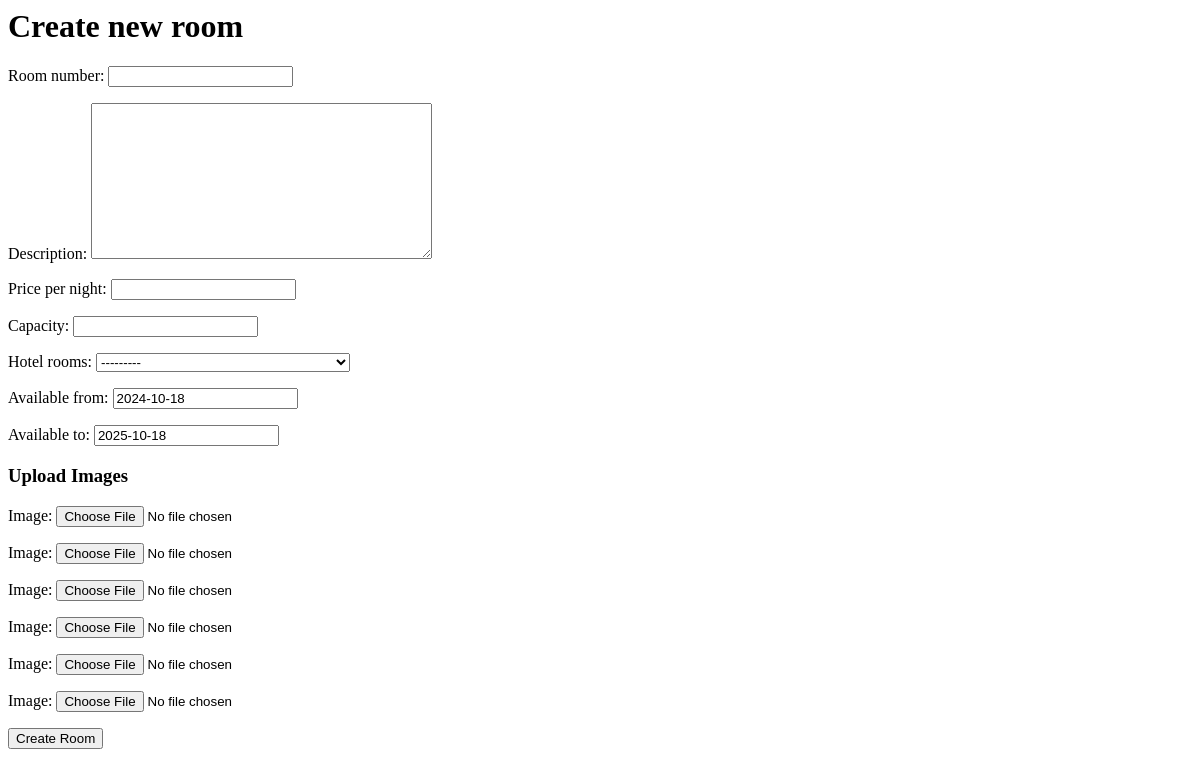
The page /listings/create_room/ on the database as committed earlier.
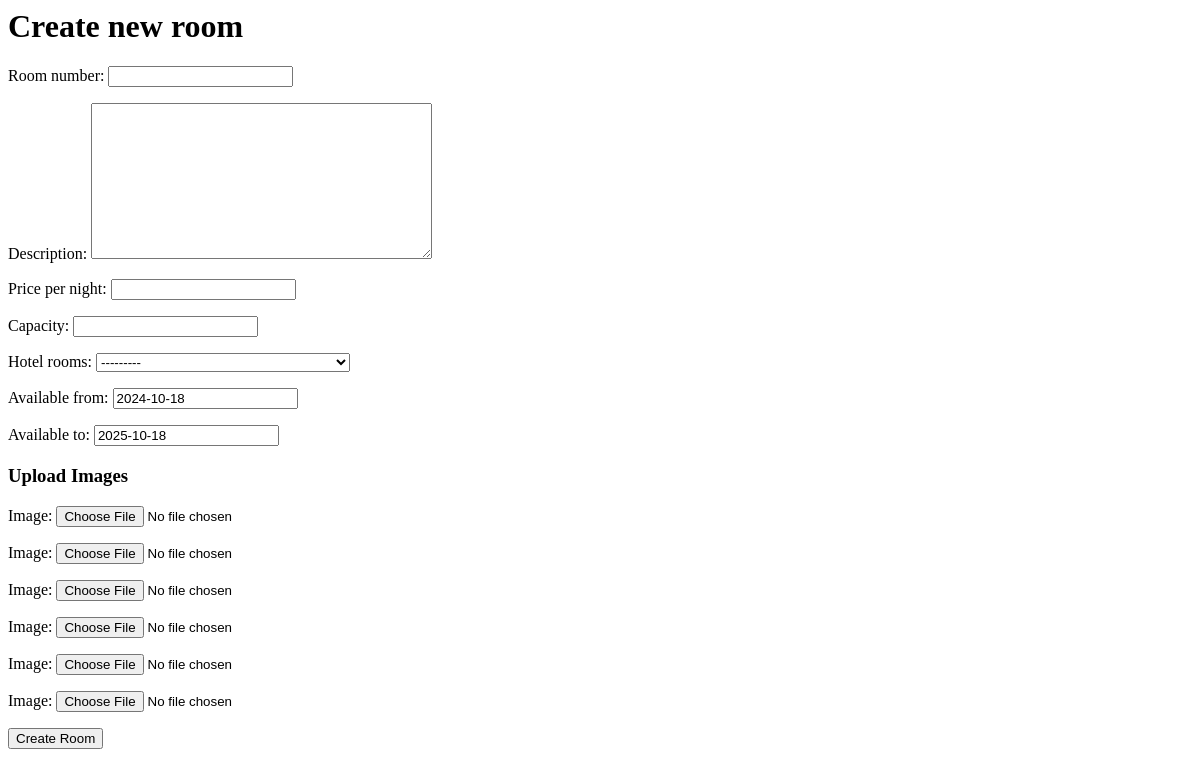
The same page on the database as committed later.
### listings/models.py (models this page shows)
class Listing(models.Model):
    PROPERTY_TYPES = [
        ('Hotel', 'Hotel'),
        ('Apartment', 'Apartment'),
        ('House', 'House')]
    title = models.CharField(max_length=255)
    description = models.TextField()
    property_type = models.CharField(max_length=10, choices=PROPERTY_TYPES, default='Hotel')
    address = models.CharField(max_length=255)
    city = models.CharField(max_length=255)
    country = models.CharField(max_length=255)
    created_at = models.DateTimeField(auto_now_add=True)
    price_per_night = models.FloatField()
    available_from = models.DateField(default=datetime.date.today)
    available_to = models.DateField(default=datetime.date.today() + datetime.timedelta(days=365))
    host = models.ForeignKey(User, on_delete=models.CASCADE, name='users_listings')
    def __str__(self) -> str:
        return f"{self.title} - {self.price_per_night} - {self.property_type}"

### listings/views.py (the view)
# urls.py: path('create_room/', create_room, name='create_room'),
def create_room(request):
    if request.method == 'POST':
        form = RoomCreationForm(request.POST, request.FILES)
        imageset = RoomImageFormSet(request.POST, request.FILES, queryset=RoomImage.objects.none())
        if form.is_valid() and imageset.is_valid():
            room = form.save(commit=False)
            room.save()
            for image in imageset.cleaned_data:
                if image:
                    picture = image['image']
                    RoomImage.objects.create(room=room, image=picture)
            messages.success(request, 'Listing created Succesfully')
            return redirect('success_creation')
        else:
            messages.error(request, 'Room isn\'t created!!!')
    else:
        form = RoomCreationForm()
        imageset = RoomImageFormSet()
    return render(request, 'room/create.html', {'form': form,
                                                   'formset': imageset})

### listings/forms.py
class RoomCreationForm(forms.ModelForm):
    class Meta:
        model = Room
        exclude = ['created_at', ]

### listings/templates/room/create.html (shortened to what this page needs)
<h1> Create new room </h1>
<form method="POST" enctype="multipart/form-data">
    {{form.as_p}}
    <h3>Upload Images</h3>
    {% for image in formset %}
        {{ image.as_p }}
    {% endfor %}
    <button type="submit" value="Create"> Create Room</button>
</form>

Rows that differ between the two databases and show on the page:
added Listing: available_from "2024-10-18", available_to "2025-10-18"
